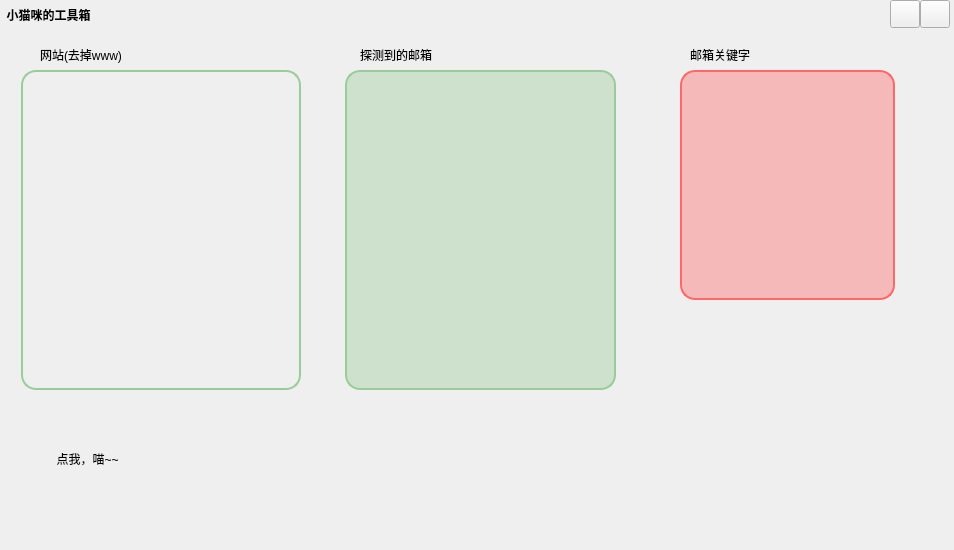
<?xml version="1.0" encoding="UTF-8"?>
<ui version="4.0">
 <class>MainWindow</class>
 <widget class="QMainWindow" name="MainWindow">
  <property name="geometry">
   <rect>
    <x>0</x>
    <y>0</y>
    <width>954</width>
    <height>550</height>
   </rect>
  </property>
  <property name="minimumSize">
   <size>
    <width>954</width>
    <height>550</height>
   </size>
  </property>
  <property name="maximumSize">
   <size>
    <width>954</width>
    <height>550</height>
   </size>
  </property>
  <property name="windowTitle">
   <string>小猫咪的工具箱</string>
  </property>
  <property name="windowIcon">
   <iconset resource="res.qrc">
    <normaloff>:/newPrefix/res/logo.png</normaloff>:/newPrefix/res/logo.png</iconset>
  </property>
  <property name="autoFillBackground">
   <bool>false</bool>
  </property>
  <property name="styleSheet">
   <string notr="true">background-image: url(:/newPrefix/res/background.png);</string>
  </property>
  <widget class="QWidget" name="centralwidget">
   <widget class="QTextEdit" name="keywordEdit">
    <property name="geometry">
     <rect>
      <x>680</x>
      <y>70</y>
      <width>215</width>
      <height>230</height>
     </rect>
    </property>
    <property name="minimumSize">
     <size>
      <width>0</width>
      <height>0</height>
     </size>
    </property>
    <property name="maximumSize">
     <size>
      <width>16777215</width>
      <height>16777215</height>
     </size>
    </property>
    <property name="styleSheet">
     <string notr="true">background: rgb(255,102,102,100);
border:2px solid rgba(255,102,102,255); 
border-radius:15px;
font: 11pt &quot;微软雅黑&quot;;</string>
    </property>
   </widget>
   <widget class="QLabel" name="label">
    <property name="geometry">
     <rect>
      <x>690</x>
      <y>40</y>
      <width>171</width>
      <height>30</height>
     </rect>
    </property>
    <property name="styleSheet">
     <string notr="true">background: rgb(255,102,102,0);</string>
    </property>
    <property name="text">
     <string>邮箱关键字</string>
    </property>
   </widget>
   <widget class="QLabel" name="label_2">
    <property name="geometry">
     <rect>
      <x>40</x>
      <y>40</y>
      <width>171</width>
      <height>30</height>
     </rect>
    </property>
    <property name="styleSheet">
     <string notr="true">background: rgb(255,102,102,0);</string>
    </property>
    <property name="text">
     <string>网站(去掉www)</string>
    </property>
   </widget>
   <widget class="QLabel" name="label_3">
    <property name="geometry">
     <rect>
      <x>360</x>
      <y>40</y>
      <width>221</width>
      <height>30</height>
     </rect>
    </property>
    <property name="styleSheet">
     <string notr="true">background: rgb(255,102,102,0);</string>
    </property>
    <property name="text">
     <string>探测到的邮箱</string>
    </property>
   </widget>
   <widget class="QLabel" name="checkButton_Label">
    <property name="geometry">
     <rect>
      <x>520</x>
      <y>330</y>
      <width>200</width>
      <height>200</height>
     </rect>
    </property>
    <property name="minimumSize">
     <size>
      <width>0</width>
      <height>0</height>
     </size>
    </property>
    <property name="maximumSize">
     <size>
      <width>1999999</width>
      <height>199999</height>
     </size>
    </property>
    <property name="autoFillBackground">
     <bool>false</bool>
    </property>
    <property name="styleSheet">
     <string notr="true">background: rgb(255, 255, 255, 0);
</string>
    </property>
    <property name="text">
     <string/>
    </property>
   </widget>
   <widget class="QLabel" name="loading_Label">
    <property name="geometry">
     <rect>
      <x>480</x>
      <y>420</y>
      <width>200</width>
      <height>80</height>
     </rect>
    </property>
    <property name="minimumSize">
     <size>
      <width>200</width>
      <height>80</height>
     </size>
    </property>
    <property name="maximumSize">
     <size>
      <width>200</width>
      <height>80</height>
     </size>
    </property>
    <property name="autoFillBackground">
     <bool>false</bool>
    </property>
    <property name="styleSheet">
     <string notr="true">background: rgb(255, 255, 255, 0);</string>
    </property>
    <property name="text">
     <string/>
    </property>
   </widget>
   <widget class="QTextEdit" name="resultEdit">
    <property name="geometry">
     <rect>
      <x>345</x>
      <y>70</y>
      <width>271</width>
      <height>320</height>
     </rect>
    </property>
    <property name="minimumSize">
     <size>
      <width>0</width>
      <height>0</height>
     </size>
    </property>
    <property name="maximumSize">
     <size>
      <width>16777215</width>
      <height>16777215</height>
     </size>
    </property>
    <property name="styleSheet">
     <string notr="true">background: rgb(153,204,153,100);
border:2px solid rgba(153,204,153,255);
font: 11pt &quot;微软雅黑&quot;;
border-radius:15px;</string>
    </property>
   </widget>
   <widget class="QTextEdit" name="siteEdit">
    <property name="geometry">
     <rect>
      <x>21</x>
      <y>70</y>
      <width>280</width>
      <height>320</height>
     </rect>
    </property>
    <property name="minimumSize">
     <size>
      <width>0</width>
      <height>0</height>
     </size>
    </property>
    <property name="maximumSize">
     <size>
      <width>16777215</width>
      <height>19999</height>
     </size>
    </property>
    <property name="styleSheet">
     <string notr="true">background: rgb(153,204,153,0);
border:2px solid rgba(153,204,153,255); 
font: 11pt &quot;微软雅黑&quot;;
border-radius:15px;</string>
    </property>
    <property name="verticalScrollBarPolicy">
     <enum>Qt::ScrollBarAsNeeded</enum>
    </property>
   </widget>
   <widget class="QLabel" name="msgLabel">
    <property name="geometry">
     <rect>
      <x>50</x>
      <y>410</y>
      <width>421</width>
      <height>98</height>
     </rect>
    </property>
    <property name="styleSheet">
     <string notr="true">background-image: url(:/newPrefix/res/msgbox.png);</string>
    </property>
    <property name="text">
     <string>  点我，喵~~</string>
    </property>
   </widget>
   <widget class="QLabel" name="titleBar">
    <property name="geometry">
     <rect>
      <x>0</x>
      <y>0</y>
      <width>954</width>
      <height>29</height>
     </rect>
    </property>
    <property name="font">
     <font>
      <weight>75</weight>
      <italic>false</italic>
      <bold>true</bold>
     </font>
    </property>
    <property name="mouseTracking">
     <bool>true</bool>
    </property>
    <property name="styleSheet">
     <string notr="true">background: rgb(255,220,209,0);</string>
    </property>
    <property name="text">
     <string>  小猫咪的工具箱</string>
    </property>
   </widget>
   <widget class="QPushButton" name="hidenButton">
    <property name="geometry">
     <rect>
      <x>890</x>
      <y>0</y>
      <width>30</width>
      <height>28</height>
     </rect>
    </property>
    <property name="text">
     <string/>
    </property>
    <property name="icon">
     <iconset resource="res.qrc">
      <normaloff>:/icon/res/hind.png</normaloff>:/icon/res/hind.png</iconset>
    </property>
   </widget>
   <widget class="QPushButton" name="closeButton">
    <property name="geometry">
     <rect>
      <x>920</x>
      <y>0</y>
      <width>30</width>
      <height>28</height>
     </rect>
    </property>
    <property name="text">
     <string/>
    </property>
    <property name="icon">
     <iconset resource="res.qrc">
      <normaloff>:/icon/res/close.png</normaloff>:/icon/res/close.png</iconset>
    </property>
   </widget>
   <zorder>resultEdit</zorder>
   <zorder>siteEdit</zorder>
   <zorder>keywordEdit</zorder>
   <zorder>label</zorder>
   <zorder>label_2</zorder>
   <zorder>label_3</zorder>
   <zorder>loading_Label</zorder>
   <zorder>checkButton_Label</zorder>
   <zorder>msgLabel</zorder>
   <zorder>titleBar</zorder>
   <zorder>hidenButton</zorder>
   <zorder>closeButton</zorder>
  </widget>
  <widget class="QMenuBar" name="menubar">
   <property name="geometry">
    <rect>
     <x>0</x>
     <y>0</y>
     <width>954</width>
     <height>26</height>
    </rect>
   </property>
  </widget>
 </widget>
 <resources>
  <include location="res.qrc"/>
 </resources>
 <connections/>
 <slots>
  <slot>check_click()</slot>
 </slots>
</ui>
